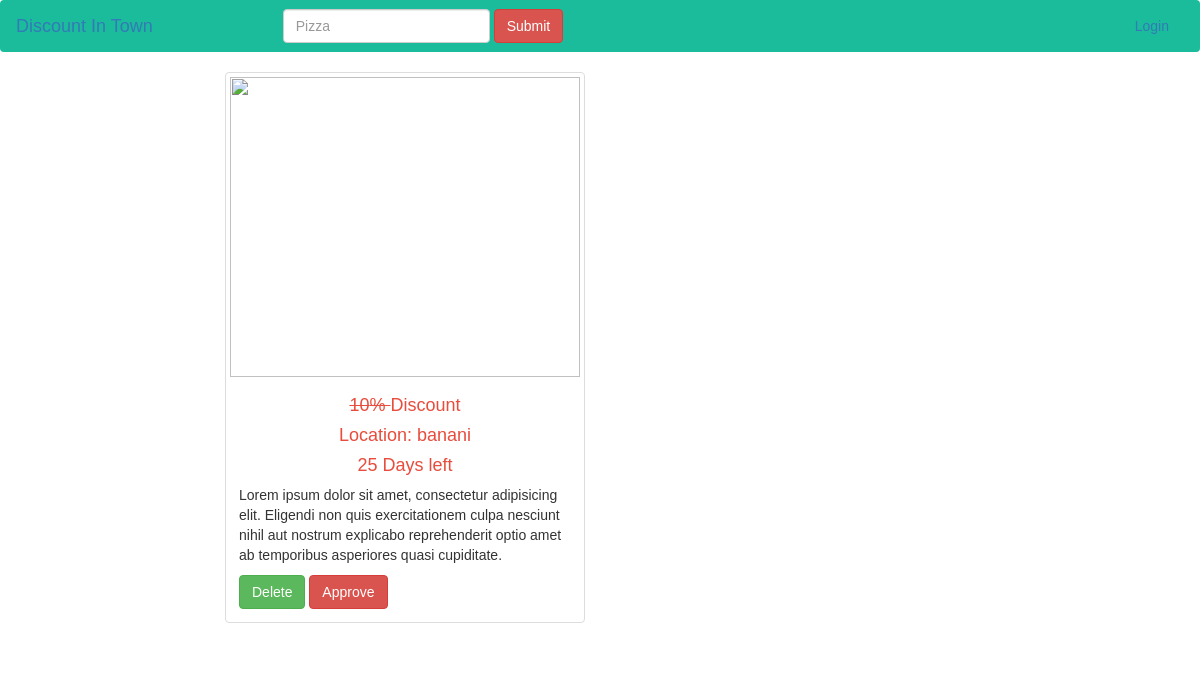
The app's page /pendingpostdetails.php?postid=140 with its own data.
### tables this page shows
CREATE TABLE `post` (
  `postid` int(255) NOT NULL,
  `userid` int(255) NOT NULL,
  `postdate` date NOT NULL,
  `locationid` int(255) NOT NULL,
  `categoryid` int(30) NOT NULL,
  `postdesc` text NOT NULL,
  `imglink` text NOT NULL,
  `expire` int(255) NOT NULL,
  `discountrate` int(255) NOT NULL,
  `poststatus` tinyint(2) NOT NULL,
  `latitude` float(23,19) NOT NULL,
  `longitude` float(23,19) NOT NULL
);

CREATE TABLE `location` (
  `id` int(255) NOT NULL,
  `locationname` varchar(255) NOT NULL DEFAULT 'dhanmondi',
  `latitude` float(23,19) NOT NULL,
  `Longitude` float(23,19) NOT NULL
);

### pendingpostdetails.php (the view, shortened to what this page needs)
<?php
include('connect.php');
include('header.php');
?>
<body>
<div class="container">
    <div class="row">
        <?php
        if (isset($_GET['postid'])){
            $postid = $_GET['postid'];
        }
        else {
            echo 'set failed';
             $postid = $_SESSION['postid'];
        }
        $sql = "SELECT * FROM post
                JOIN location ON location.id = post.locationid
                JOIN category ON post.categoryid = category.id
                WHERE post.postid = '$postid'";
        $result = $con->query($sql);
        $row = $result->fetch_assoc();
        $img = $row['imglink'];
        $img = str_replace(' ', '', $img);
            echo  '
                     <div class="col-md-4 col-md-offset-2 lead">
                <div class="thumbnail">'
                . '
                   <img style="height:300px;" class="img" src="img/'. $img . '">'.'
                    <div class="caption" style="font-size: 14px">'.'
                        <h4><del> '  . $row['discountrate']  . '% </del>'. ' Discount ' .'</h4>
                        <h4>'.'Location: ' . $row['locationname']  . '</h4>
                        <h4>'.'' . $row['expire'] . ' Days left' .'</h4>
                        <p>'.'' . $row['postdesc']  .'</p>
                         <button type="button" class="btn btn-success ">
                        <a href="delete.php?postid=' .$postid .' ">Delete</a> </button>
                        <button type="button" class="btn btn-danger ">
                        <a href="approvepost.php?postid=' .$postid .' ">Approve</a> </button>
                    </div>
                </div>
            </div>
                  ';
        ?>
        <div class="col-md-6">
            <div style="padding:10px">
                <div style="height: 300px; width: 100%;" id="map">
                </div>
            </div>
        </div>
    </div>
   </div>
</body>
</html>

### css/style.css (style rules this page uses)
* { font-family: sans-serif; list-style: none; }
.caption h4 { color: #e74c3c; text-align: center; }
img { width: 100%; }
.thumbnail >img { height: 300px; }
.caption a { color: #fff; }

### records on screen
post: discountrate "10", locationid.locationname "banani", expire "25", postdesc "Lorem ipsum dolor sit amet, consectetur adipisicing elit. Eligendi non quis exercitationem culpa nesciunt nihil aut nostrum explicabo reprehenderit optio amet ab temporibus asperiores quasi cupiditate."
